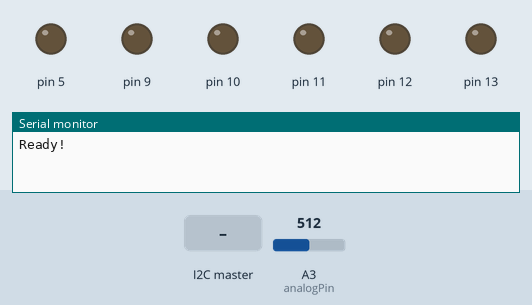
This sketch was run on a simulated Arduino Uno, built with avr-gcc and run on an emulated ATmega328P. On the bench: output pins drawn as LEDs (lit = HIGH), the last lines printed to the serial monitor. Inputs (shaded band) come from the test bench; at power-on: A3 (analogPin) = 512.

Above: at 1.2 s.
1.3 s: the I2C master sends the byte 1
At 2.3 s:
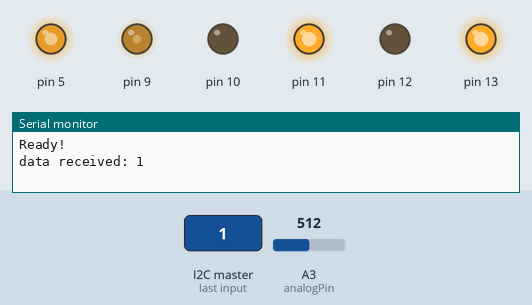
2.8 s: the I2C master sends the byte 0
At 3.4 s:
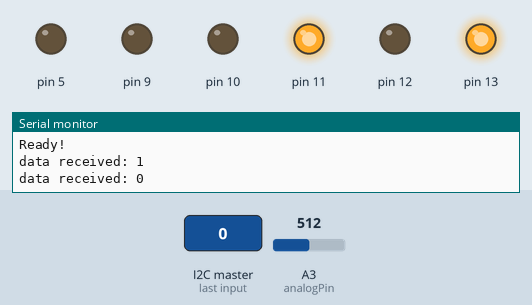
4.3 s: the I2C master sends the byte 2
At 4.6 s:
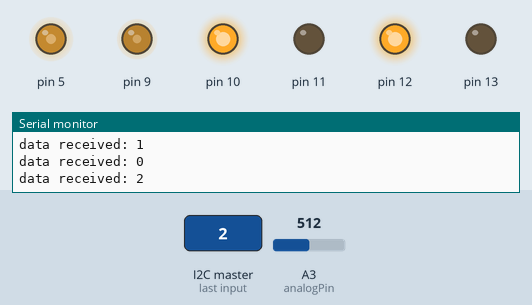
5.8 s: the I2C master sends the byte 0
At 6.9 s:
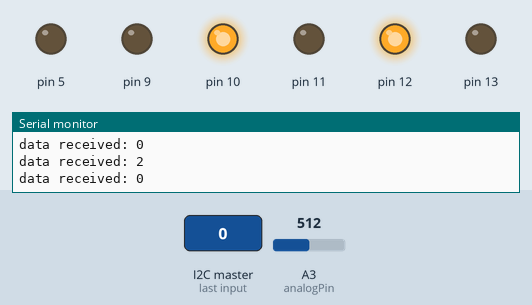
Timing chart, 0 to 8.3 s (numbered marks = the images above; inputs shaded):
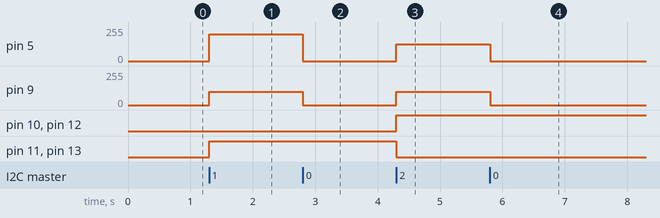

Measured:
- after the input at 1.3 s, pin 5: 0/255 → 200/255 at once; pin 9: 0/255 → 100/255 at once; pin 11, pin 13: LOW → HIGH at once
- after the input at 2.8 s, pin 5: 200/255 → 0/255 at once; pin 9: 100/255 → 0/255 at once
- after the input at 4.3 s, pin 5: 0/255 → 125/255 at once; pin 9: 0/255 → 100/255 at once; pin 10, pin 12: LOW → HIGH at once; pin 11, pin 13: HIGH → LOW at once
- after the input at 5.8 s, pin 5: 125/255 → 0/255 at once; pin 9: 100/255 → 0/255 at once

The sketch:

t_r_expperiment.ino
```cpp
#include <Wire.h>


#include <Servo.h>


#define SLAVE_ADDRESS 0x04
int number = 0;
int state = 0;
//int time = 50;
//int time2 = 55;
int analogPin = 3;   // potentiometer connected to analog pin 3


int val = 0;         // variable to store the read value


void setup()
{
	pinMode(13, OUTPUT);
	pinMode(12, OUTPUT);
	pinMode(11, OUTPUT);
	pinMode(10, OUTPUT);
	pinMode(9, OUTPUT);
	pinMode(5, OUTPUT);


	Serial.begin(9600); // start serial for output
// initialize i2c as slave
	Wire.begin(SLAVE_ADDRESS);


// define callbacks for i2c communication
	Wire.onReceive(receiveData);
	Wire.onRequest(sendData);


	Serial.println("Ready!");
}


void loop()
{
	delay(100);
}


// callback for received data
void receiveData(int byteCount)
{

	while(Wire.available())
	{
		number = Wire.read();
		Serial.print("data received: ");
		Serial.println(number);


		if (number == 1){
		val = analogRead(analogPin);
		analogWrite(9, 100);
		analogWrite(5, 200);


		digitalWrite(12, LOW);
		digitalWrite(13, HIGH);
		digitalWrite(11, HIGH);
		digitalWrite(10, LOW);
		}

	if (number == 0){
		digitalWrite(5, LOW);
		digitalWrite(9, LOW);
}
		if (number == 2){
		val = analogRead(analogPin);
		analogWrite(9, 100);
		analogWrite(5, 125);

		digitalWrite(12, HIGH);
		digitalWrite(13, LOW);
		digitalWrite(11, LOW);
		digitalWrite(10, HIGH);

		}
		if (number == 3){
	//	val = analogRead(analogPin);
		analogWrite(5, HIGH);
		digitalWrite(9, LOW);
		digitalWrite(12, HIGH);
		digitalWrite(13, LOW);

		}
		if (number == 4){
	//	val = analogRead(analogPin);
		analogWrite(9, HIGH);
		digitalWrite(5, LOW);
		digitalWrite(11, HIGH);
		digitalWrite(10, LOW);

		}
	}
}


// callback for sending data
void sendData()
{
	Wire.write(number);
}
```
